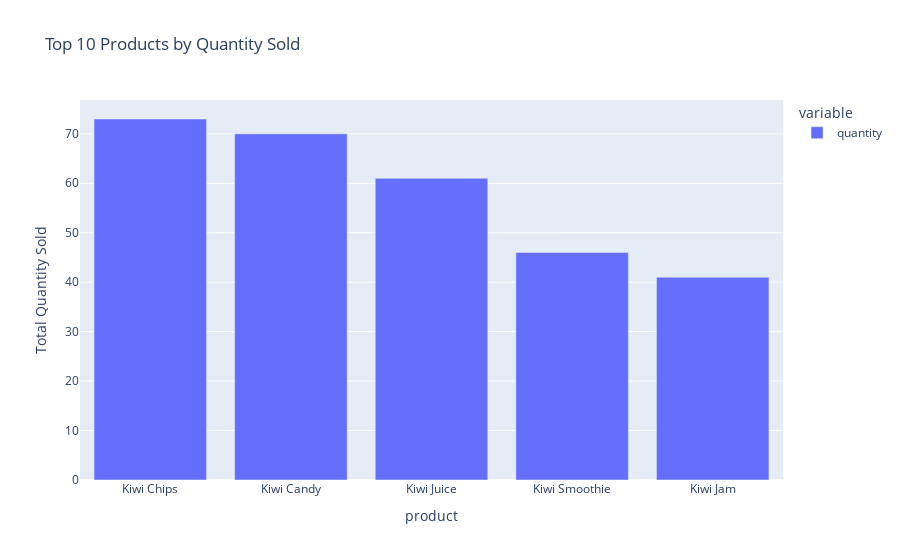

The code cell stored with this chart in its notebook:
### Code cell
px.bar(
    df_top_products.head(10),
    title="Top 10 Products by Quantity Sold",
    labels={"index":"Product","value":"Total Quantity Sold"}
    )

### Figure 1 — Plotly figure (JSON) as saved in the notebook; plotly's stock layout.template omitted (floating-point values rounded to 4 significant figures)
{"data": [{"hovertemplate": "variable=quantity<br>product=%{x}<br>Total Quantity Sold=%{y}<extra></extra>", "legendgroup": "quantity", "marker": {"color": "#636efa", "pattern": {"shape": ""}}, "name": "quantity", "orientation": "v", "showlegend": true, "textposition": "auto", "type": "bar", "x": ["Kiwi Chips", "Kiwi Candy", "Kiwi Juice", "Kiwi Smoothie", "Kiwi Jam"], "xaxis": "x", "y": [73, 70, 61, 46, 41], "yaxis": "y"}], "layout": {"barmode": "relative", "legend": {"title": {"text": "variable"}, "tracegroupgap": 0}, "title": {"text": "Top 10 Products by Quantity Sold"}, "xaxis": {"anchor": "y", "domain": [0, 1], "title": {"text": "product"}}, "yaxis": {"anchor": "x", "domain": [0, 1], "title": {"text": "Total Quantity Sold"}}}}
